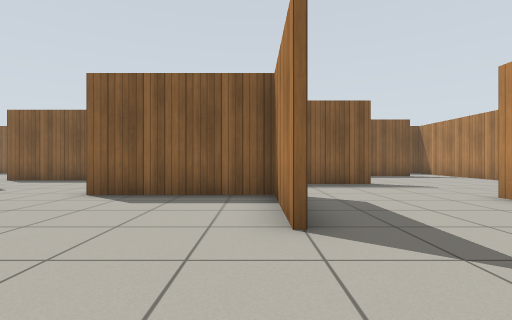
[1] (above)

24 first-person views from a walk through a robot-simulator world made for Gazebo. The camera is 0.72 m above the floor, looks level and sees 85° across. The floor is counted in squares, 1 m on a side. Each view is taken from the middle of a square. On the plan, view 1 faces up. The plan holds only what a view shows up to about 10 squares ahead; the rest is blank. Simple patterns stand in for the simulator's built-in surfaces.

[2]
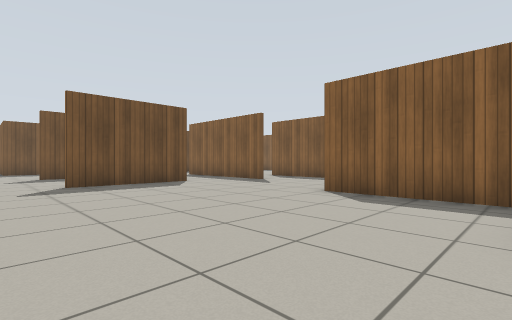

[3]
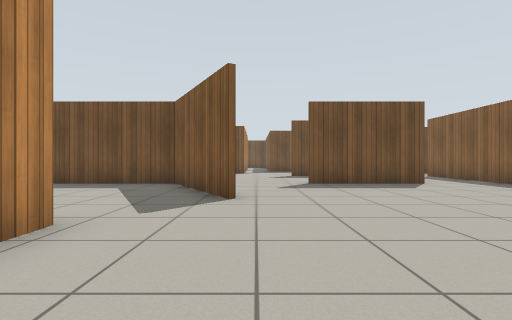

[4]
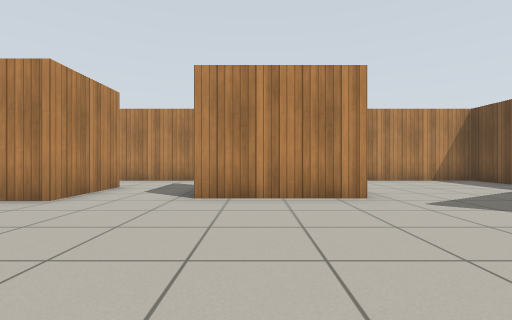

[5]
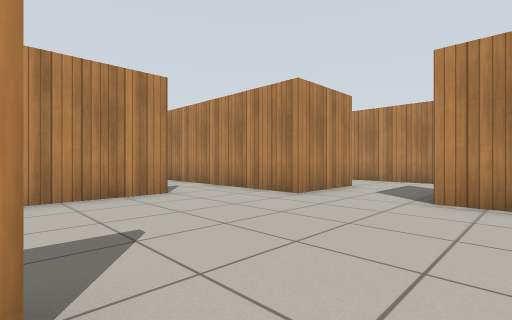

[6]
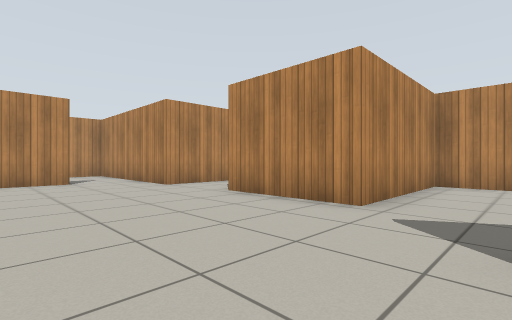

[7]
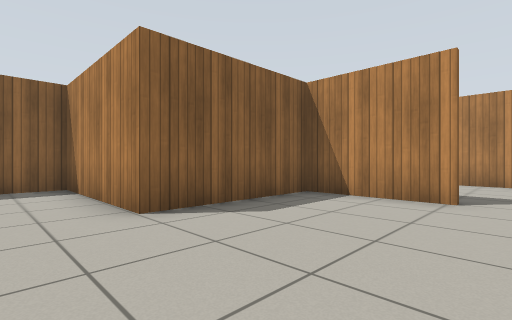

[8]
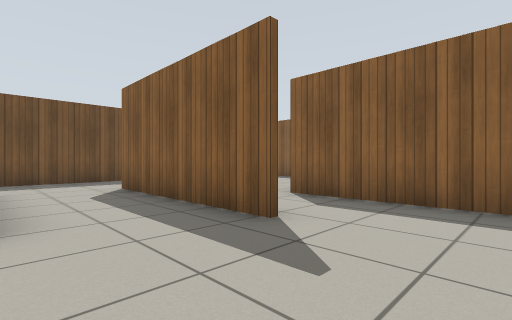

[9]
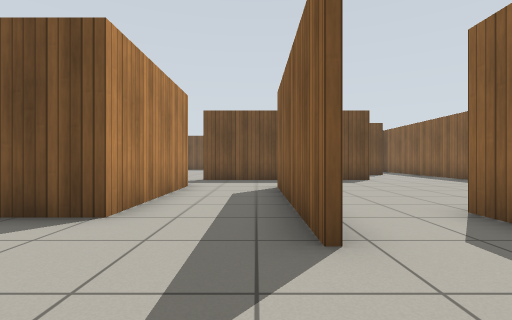

[10]
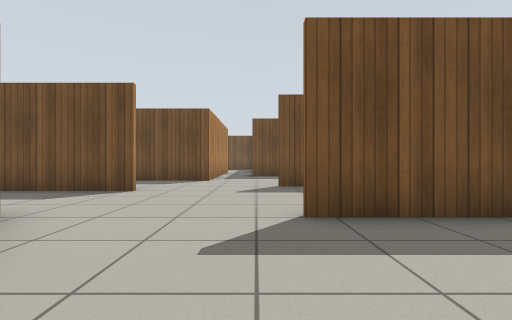

[11]
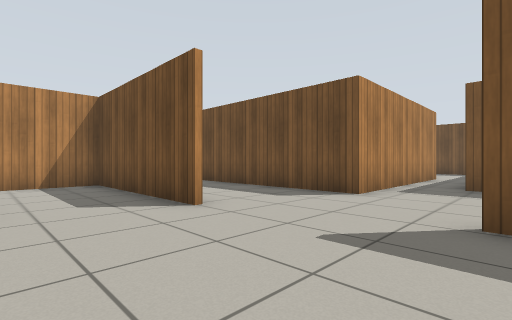

[12]
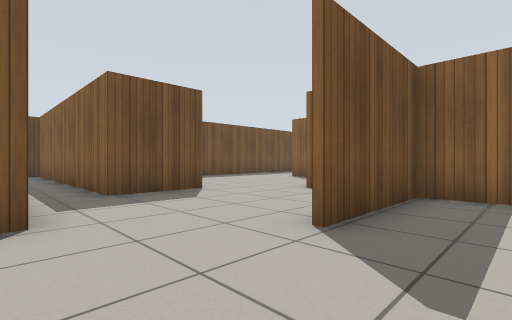

[13]
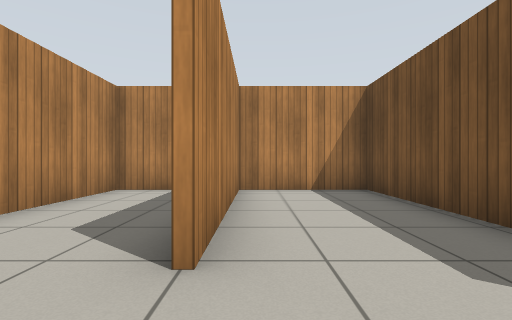

[14]
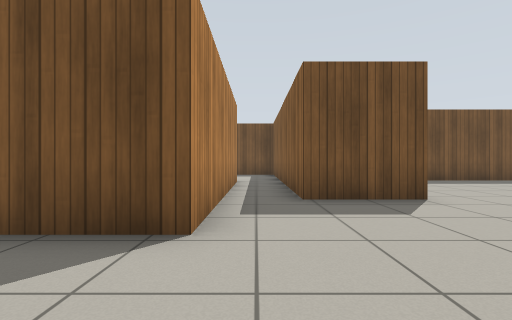

[15]
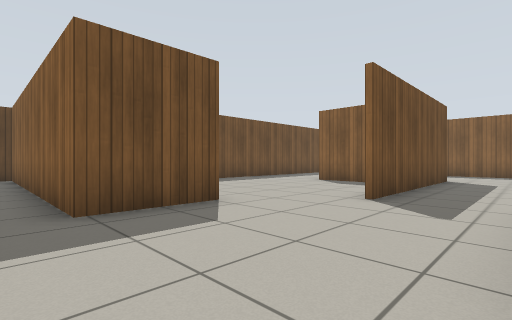

[16]
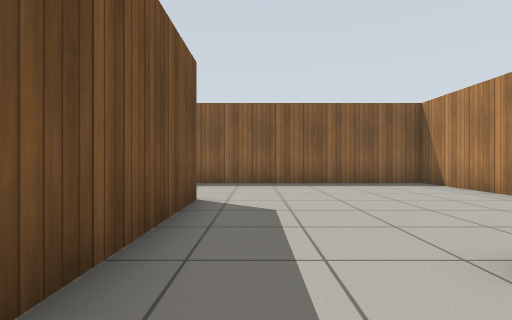

[17]
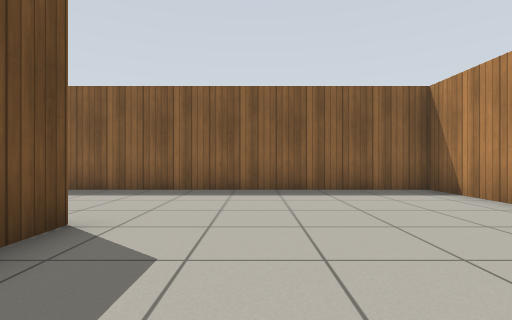

[18]
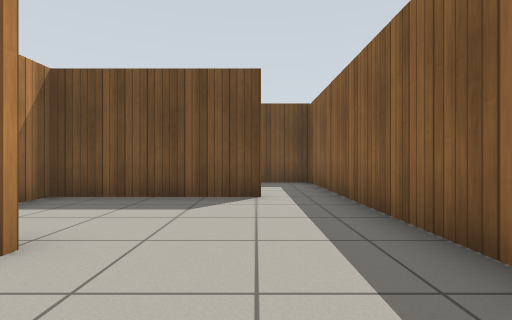

[19]
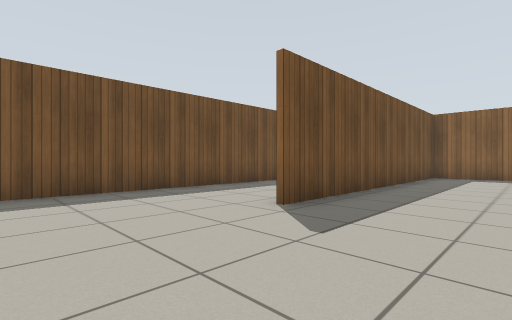

[20]
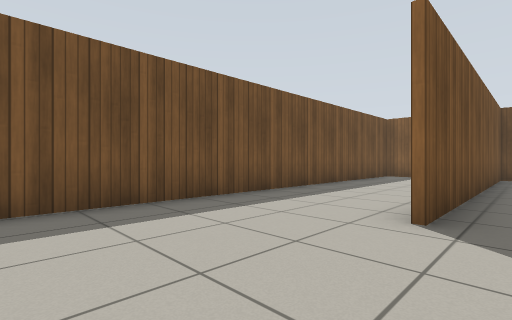

[21]
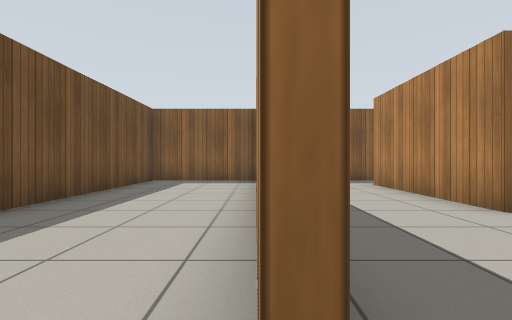

[22]
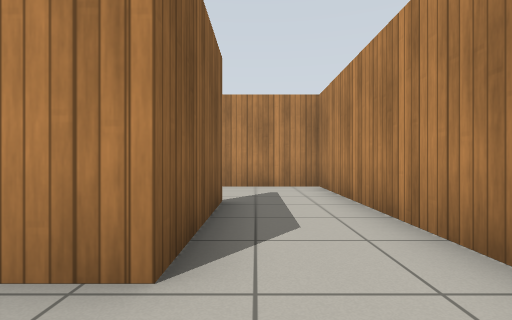

[23]
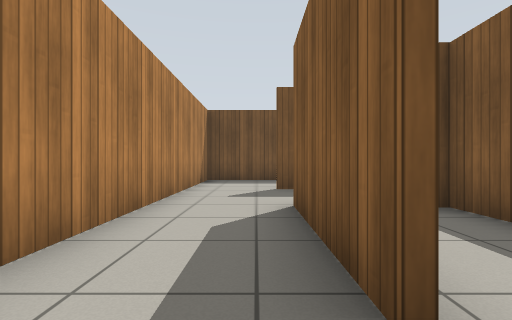

[24]
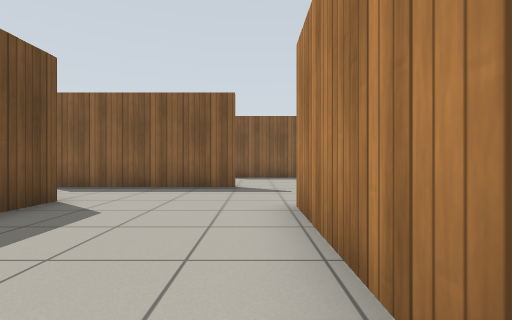

### Floor plan
Points are (right, up) in squares from view 1. A wall is a line through its corners. A room is listed if a view was taken in it or the views show most of it. See-through windows are left out.
Room 1 (views 1, 2, 3, 4, 5, 6, 7, 8, 9, 10, 16, 17, 22, 23, 24)
walls: (0.4, 2.8) (0.4, 5.7) (-3.5, 5.7) (-3.5, 9.9) (-8.9, 9.9); (-3.1, -2.2) (0.2, -2.2); (0.5, 5.9) (0.5, 4.8); (0.2, -4) (0.2, -4.5); (4.6, 0) (4.6, 5.4); (3.9, -2.1) (2.8, -2.1); (-7.2, 7.6) (-12.4, 7.6); (3.5, 8.4) (-1.2, 8.4); (0.6, -6.7) (8.6, -6.7) (8.6, -4); (5.9, -4.4) (2.6, -4.4) (2.6, -1.9) (5.5, -1.9); (-12.8, 5.1) (-8.5, 5.1) (-8.5, 1.6); (-15.1, 8.4) (-15.1, 5)
ways out: opening at (-14, 5) to room 2; opening at (-8, 0.5) to room 2; opening at (-13.5, 8) to room 3; opening at (-8.5, 9) to room 3; opening at (-4, -2) to room 5; opening at (0, -5.5) to room 6; opening at (3.5, 6.5); opening at (5, -0.5)
Room 2 (views 11, 12, 13, 14, 15)
walls: (-11.4, -1.8) (-11.4, -6.7) (-8, -6.7); (-17.1, 3.1) (-17.1, 0.9) (-21.6, 0.9); (-11.2, 5) (-12.6, 5) (-12.6, 1.5); (-20.9, -0.6) (-14.7, -0.6) (-14.7, -6.7) (-11.6, -6.7) (-11.6, -1.8); (-8.6, -6.7) (-8.6, -3.6)
ways out: opening at (-14, 5) to room 1; opening at (-8, 0.5) to room 1; opening at (-16, 5) to room 4; opening at (-22, 0)
Room 3 (view 18)
walls: (-15.1, 11.1) (-15.1, 8.4); (-8.8, 11.6) (-8.8, 14.7) (-17.4, 14.7); (-18.4, 13.1) (-18.4, 9)
ways out: opening at (-13.5, 8) to room 1; opening at (-8.5, 9) to room 1; opening at (-18, 14) to room 4
Room 4 (views 19, 20, 21)
walls: (-22, 5.4) (-22, 6.7); (-16.9, 8.9) (-18.6, 8.9) (-18.6, 13.1); (-21.8, 14.7) (-21.8, 5.4); (-17.4, 14.7) (-25.6, 14.7) (-25.6, 2.1)
ways out: opening at (-16, 5) to room 2; opening at (-18, 14) to room 3
Room 5 (no view inside)
walls: (-5.1, -0.5) (-8.5, -2.4) (-8.5, -6.7); (-8, -6.7) (-3.1, -6.7) (-3.1, -2.2)
ways out: opening at (-4, -2) to room 1
Room 6 (no view inside)
walls: (-2.9, -4.3) (-2.9, -6.7) (0.6, -6.7)
ways out: opening at (0, -5.5) to room 1

Where each view was taken, in squares from view 1:
view 1: 0 up, 0 right, facing up
view 2: 0 up, 0 right, facing up-left
view 3: 0 up, 0 right, facing left
view 4: 3 up, 1 left, facing down
view 5: 3 up, 1 left, facing down-right
view 6: 2 up, 5 left, facing down-right
view 7: 2 up, 5 left, facing up-right
view 8: 5 up, 5 left, facing up-left
view 9: 7 up, 5 left, facing left
view 10: 1 up, 5 left, facing left
view 11: 2 up, 9 left, facing down-left
view 12: 1 down, 11 left, facing up-left
view 13: 0 up, 12 left, facing down
view 14: 0 up, 12 left, facing left
view 15: 0 up, 13 left, facing up-left
view 16: 6 up, 14 left, facing up
view 17: 8 up, 13 left, facing up
view 18: 13 up, 13 left, facing left
view 19: 2 up, 19 left, facing up-left
view 20: 2 up, 21 left, facing up-left
view 21: 5 up, 22 left, facing up
view 22: 5 down, 1 right, facing right
view 23: 5 down, 7 right, facing left
view 24: 1 up, 4 right, facing up
